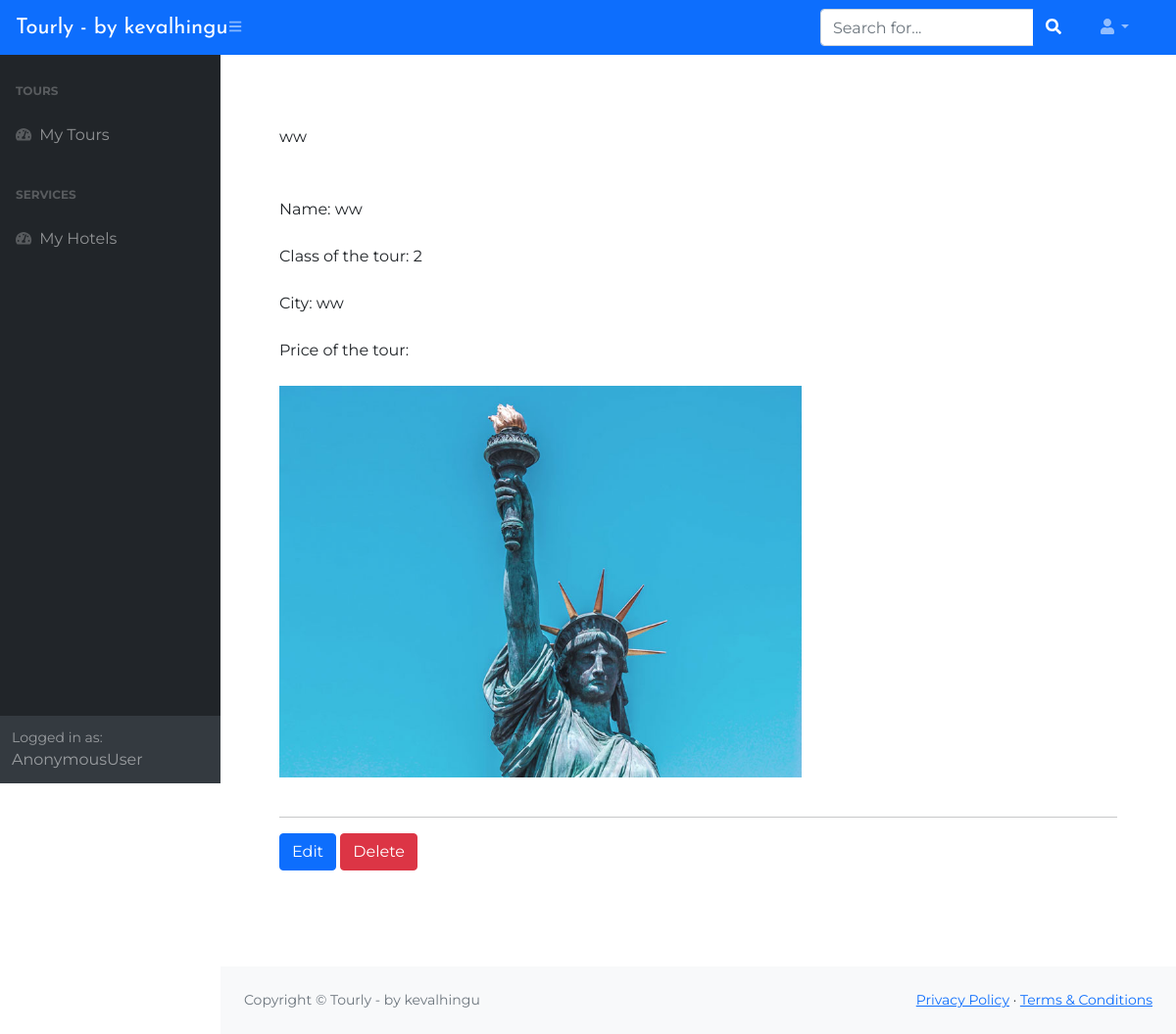
The app's page /hotel/13/admin with its own data.
### web_tech_django/apps/blog/models.py (models this page shows, shortened)
class Hotel(models.Model):
    name = models.CharField('Hotel name', max_length=60)
    city = models.CharField('Hotel city', max_length=60)
    price = models.IntegerField('Price for one person')
    hotelClass = models.IntegerField('Class of the hotel')
    image = models.ImageField('Tour image', upload_to='hotels/')

### web_tech_django/apps/blog/views.py (the view)
# urls.py: path('hotel/<id>/admin', views.hotel_detail_admin, name = 'hotel_detail_admin'),
def hotel_detail_admin(request, id):
    hotel = Hotel.objects.get(id=id)
    return render(request, "admin/hotel/hotel_detail_admin.html",{'hotel':hotel})

### web_tech_django/templates/admin/hotel/hotel_detail_admin.html (shortened to what this page needs)
{% extends 'admin/base_admin.html' %}
{% load static %}
{% block content %}
    <div class="showcase">
        <div class="container">
            <div class="showcase__text">
                {{ hotel.name }}
            </div>
        </div>
    </div>
    <div class="tour" style="margin: 50px 0;">
        <div class="container">
            <div class="tour__desc">
                Name: {{ hotel.name }}
            </div>
            <br>
            <div > Class of the tour:  {{ hotel.hotelClass }}</div>
            <br>
            <div > City:  {{ hotel.city }}</div>
            <br>
            <div > Price of the tour:  {{ tour.price }}</div>
            <br>
            <div class="">
				<img src="{% static "uploads/" %}{{ hotel.image }}" alt="" height="400px">
            </div>
            <br><hr>
            <a href="{% url 'blog:hotel_edit' id=hotel.id%}" class="btn btn-primary">Edit</a>
            <a href="{% url 'blog:hotel_delete' id=hotel.id%}" class="btn btn-danger">Delete</a>
        </div>
    </div>
{% endblock %}

### web_tech_django/static/blog/css/admin.css (style rules this page uses)
body { background-color: #fff; font-family: 'Montserrat', sans-serif; font-size: 16px; -webkit-transition: 0.5s; -o-transition: 0.5s; transition: 0.5s; }

### records on screen
Hotel: name "ww", hotelClass "2", city "ww", image (picture)

### other values on screen
{{ user }} "AnonymousUser"
